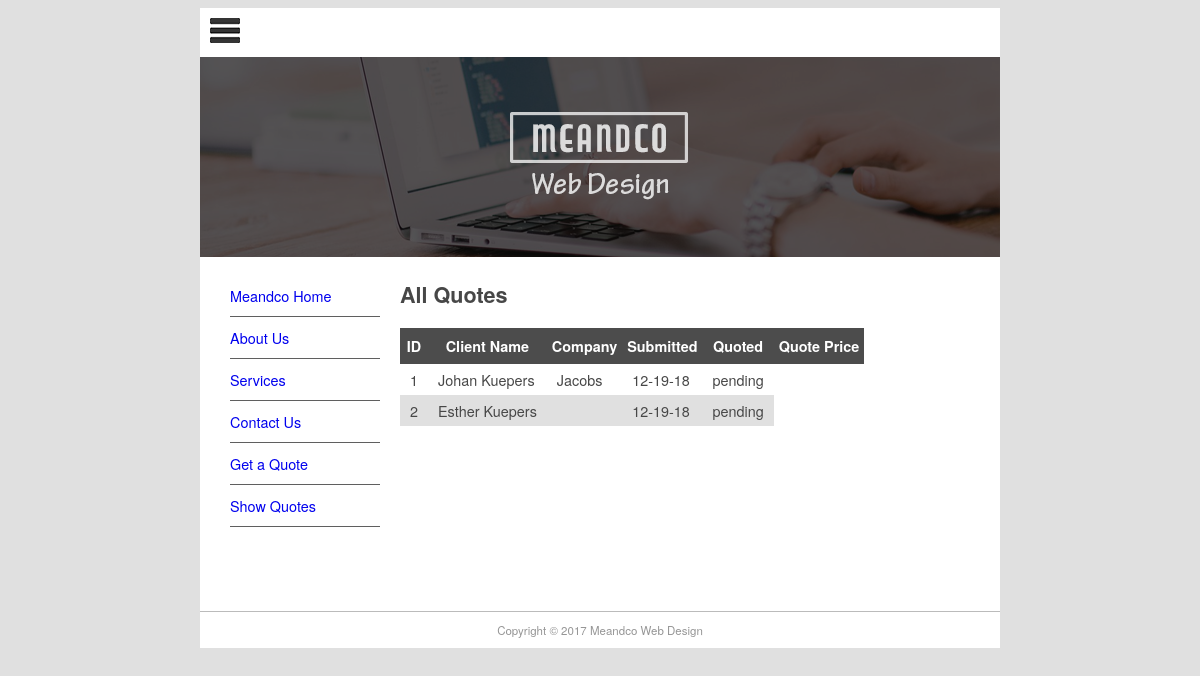
/quote/show, run on an earlier commit of the app's database.
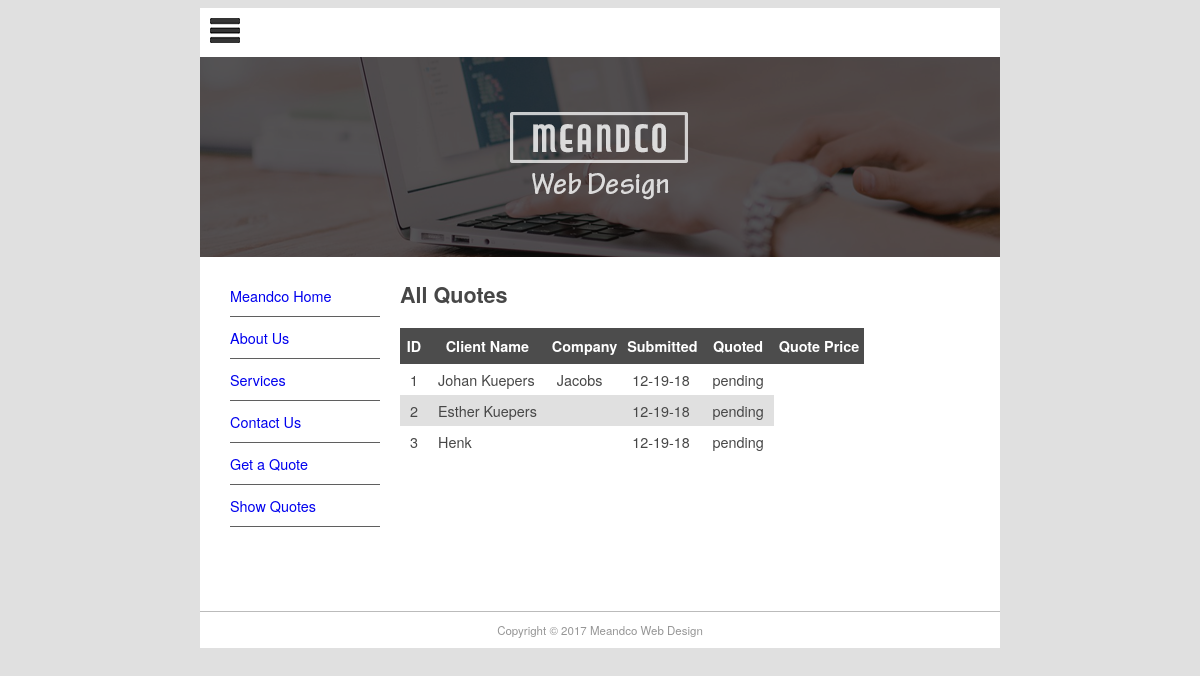
And on a later commit of the database.
### pages/models.py (models this page shows, shortened)
class Page(models.Model):
    title = models.CharField(max_length=60)
    permalink = models.CharField(max_length=12, unique=True)
    update_date = models.DateTimeField('Last Updated')
    bodytext = models.TextField('Page Content', blank=True)

### quotes/models.py (models this page shows, shortened)
class Quote(models.Model):
    name = models.CharField(max_length=100)
    position = models.CharField(max_length=60, blank=True)
    company = models.CharField(max_length=60, blank=True)
    address = models.CharField(max_length=200, blank=True)
    phone = models.CharField(max_length=30, blank=True)
    email = models.EmailField()
    web = models.URLField(blank=True)
    description = models.TextField()
    sitestatus = models.CharField(max_length=20, choices=STATUS_CHOICES)
    priority = models.CharField(max_length=40, choices=PRIORITY_CHOICES)
    jobfile = models.FileField(upload_to='uploads/', blank=True)
    submitted = models.DateField(auto_now_add=True)
    quotedate = models.DateField(blank=True, null=True)
    quoteprice = models.DecimalField(decimal_places=2, max_digits=7, blank=True, default=0)
    username = models.ForeignKey(User, blank=True, null=True, on_delete=models.CASCADE)

### quotes/views.py (the view)
# urls.py: path('show', QuoteList.as_view(), name='show-quotes')
class QuoteList(ListView):
    model = Quote
    context_object_name = 'all_quotes'
    def get_context_data(self, **kwargs):
        context = super(QuoteList, self).get_context_data(**kwargs)
        context['page_list'] = Page.objects.all()
        return context

### quotes/templates/quotes/quote_list.html (shortened to what this page needs)
{% extends "quotes/quote.html" %}
{% block content %}
    <h1>All Quotes</h1>
<table style="border-collapse:collapse">
    <tr class="quotehdr"><th>ID</th><th>Client Name</th>
        <th>Company</th><th>Submitted</th>
        <th>Quoted</th><th>Quote Price</th>
    </tr>
    {% for quote in all_quotes %}
    <tr class="quoterow {% cycle '' 'altrow' %}">
        <td>{{ quote.id }}</td>
        <td>{{ quote.name }}</td>
        <td>{{ quote.company }}</td>
        <td>{{ quote.submitted|date:"m-d-y" }}</td>
        <td>{{ quote.quotedate|date:"m-d-y"|default:"pending" }}</td>
    </tr>
    {% endfor %}
</table>
{% endblock content %}

### quotes/templates/quotes/quote.html (shortened to what this page needs)
{% extends "base.html" %}
{% block sidenav %}
    {% for page in page_list %}
        <li><a href="{{ page.permalink }}">{{ page.title }}</a></li>
    {% endfor %}
{% endblock sidenav %}

What changed in the data, as far as the page shows it:
added Quote: id "3", name "Henk", submitted "12-19-18", quotedate "pending"
